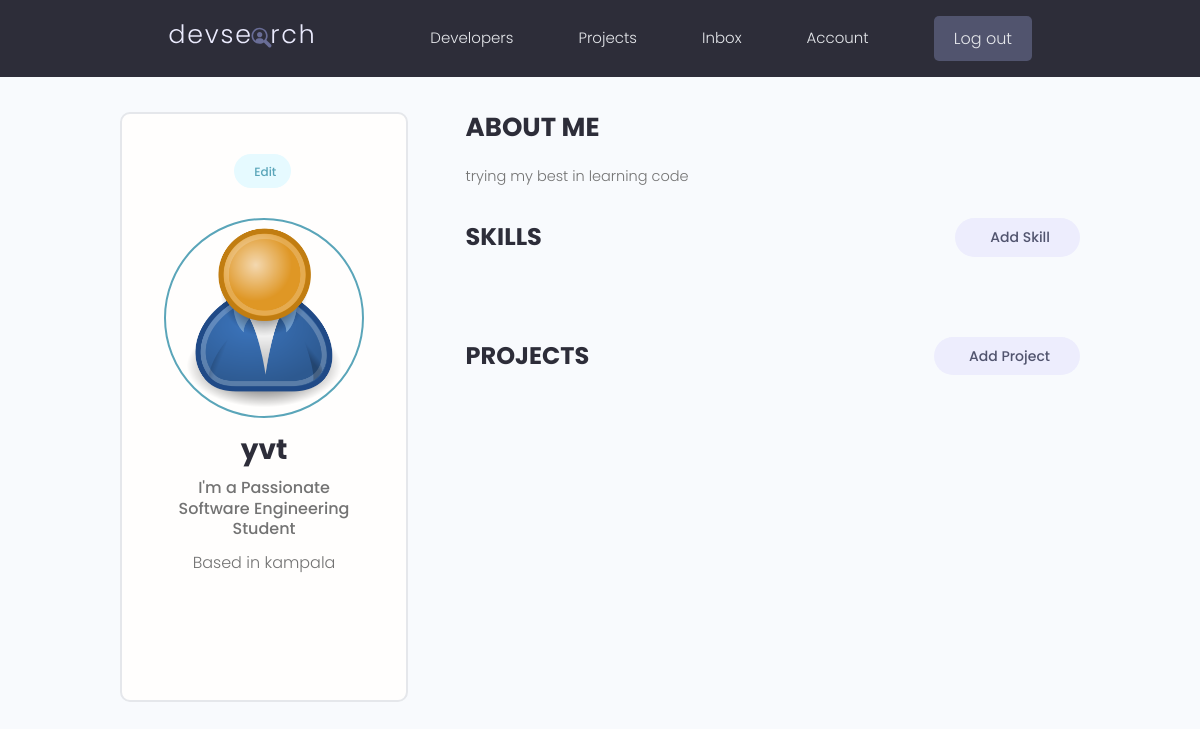
The page /account (signed in) on the database as committed earlier.
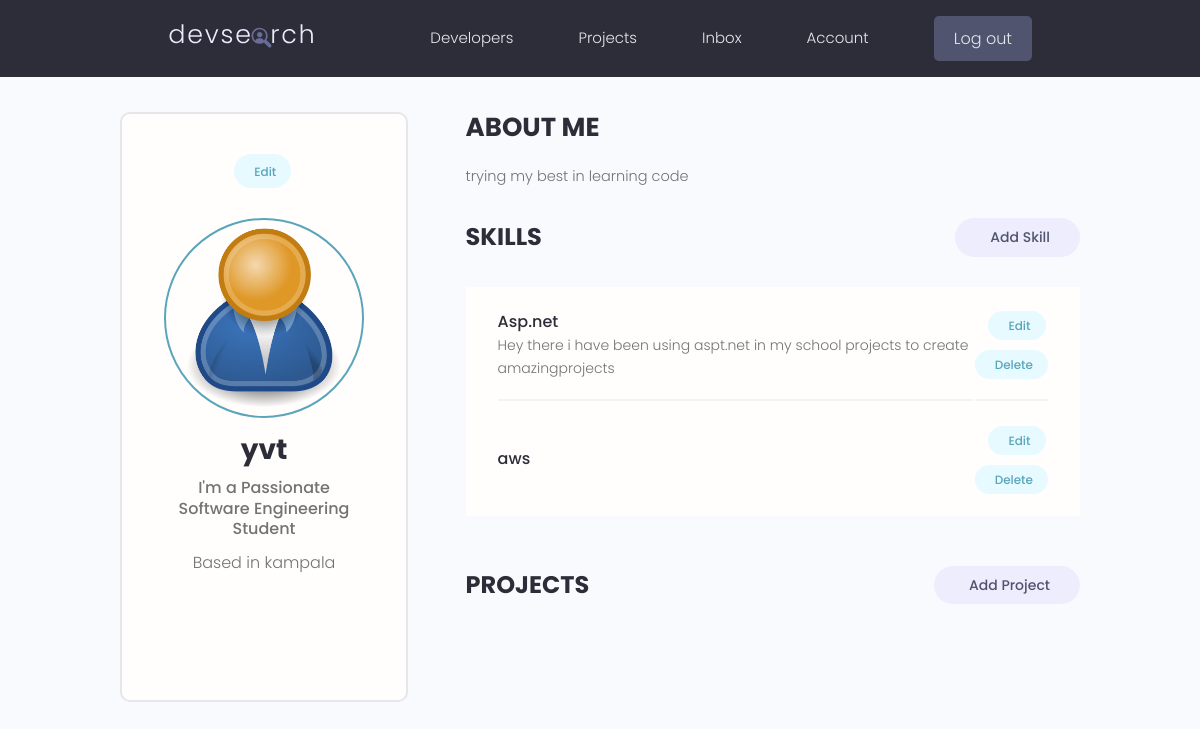
The same page on the database as committed later.
### users/models.py (models this page shows, shortened)
class Skill(models.Model):
    id = models.UUIDField(default=uuid.uuid4,
                          primary_key=True, unique=True, editable=False)
    owner = models.ForeignKey(
        Profile, on_delete=models.CASCADE, null=True, blank=True)
    name = models.CharField(max_length=200, null=True, blank=True)
    description = models.TextField(null=True, blank=True)
    created = models.DateTimeField(auto_now_add=True)

### users/views.py (the view)
# urls.py: path('account', views.userAccount, name='account'),
@login_required(login_url='login')
def userAccount(request):
    profile = request.user.profile
    skills = profile.skill_set.all()
    projects = profile.project_set.all()
    context = {'profile': profile, 'skills': skills, 'projects': projects}
    return render(request, 'users/account.html', context)

### users/templates/users/account.html (shortened to what this page needs)
{% extends 'main.html' %}
{% load static %}
{% block content %}
  <main class="settingsPage profile my-md">
    <div class="container">
      <div class="layout">
        <div class="column column--1of3">
          <div class="card text-center">
            <div class="card__body dev">
              <a class="tag tag--pill tag--main settings__btn" href="{% url 'edit-account' %}"> Edit</a>
              <img class="avatar avatar--xl dev__avatar" src="{{ profile.profile_image.url }}" />
              <h2 class="dev__name">{{ profile.name }}</h2>
              <p class="dev__title">{{ profile.short_intro }}</p>
              <p class="dev__location">Based in {{ profile.location }}</p>
              <ul class="dev__social">
              </ul>
            </div>
          </div>
        </div>
        <div class="column column--2of3">
          <div class="devInfo">
            <h3 class="devInfo__title">About Me</h3>
            <p class="devInfo__about">
            {{profile.bio}}
            </p>
          </div>
          <div class="settings">
            <h3 class="settings__title">Skills</h3>
            <a class="tag tag--pill tag--sub settings__btn tag--lg" href="{% url 'create-skill' %}"> Add Skill</a>
          </div>
          <table class="settings__table">
            {% for skill in skills  %}
            <tr>
              <td class="settings__tableInfo">
                <h4>{{ skill.name }}</h4>
                <p>
                  {{ skill.description }}
                </p>
              </td>
              <td class="settings__tableActions">
                <a class="tag tag--pill tag--main settings__btn" href="{% url 'update-skill' skill.id %}"> Edit</a>
                <a class="tag tag--pill tag--main settings__btn" href="#">
                  Delete</a>
              </td>
            </tr>
            {% endfor %}
          </table>
          <div class="settings">
            <h3 class="settings__title">Projects</h3>
            <a class="tag tag--pill tag--sub settings__btn tag--lg" href="{% url 'create-project' %}"> Add Project</a>
          </div>
        </div>
      </div>
    </div>
  </main>
  {% endblock content %}

Rows that differ between the two databases and show on the page:
added Skill: name "Asp.net", description "Hey there i have been using aspt.net in my school projects to create amazingprojects"
added Skill: name "aws"
